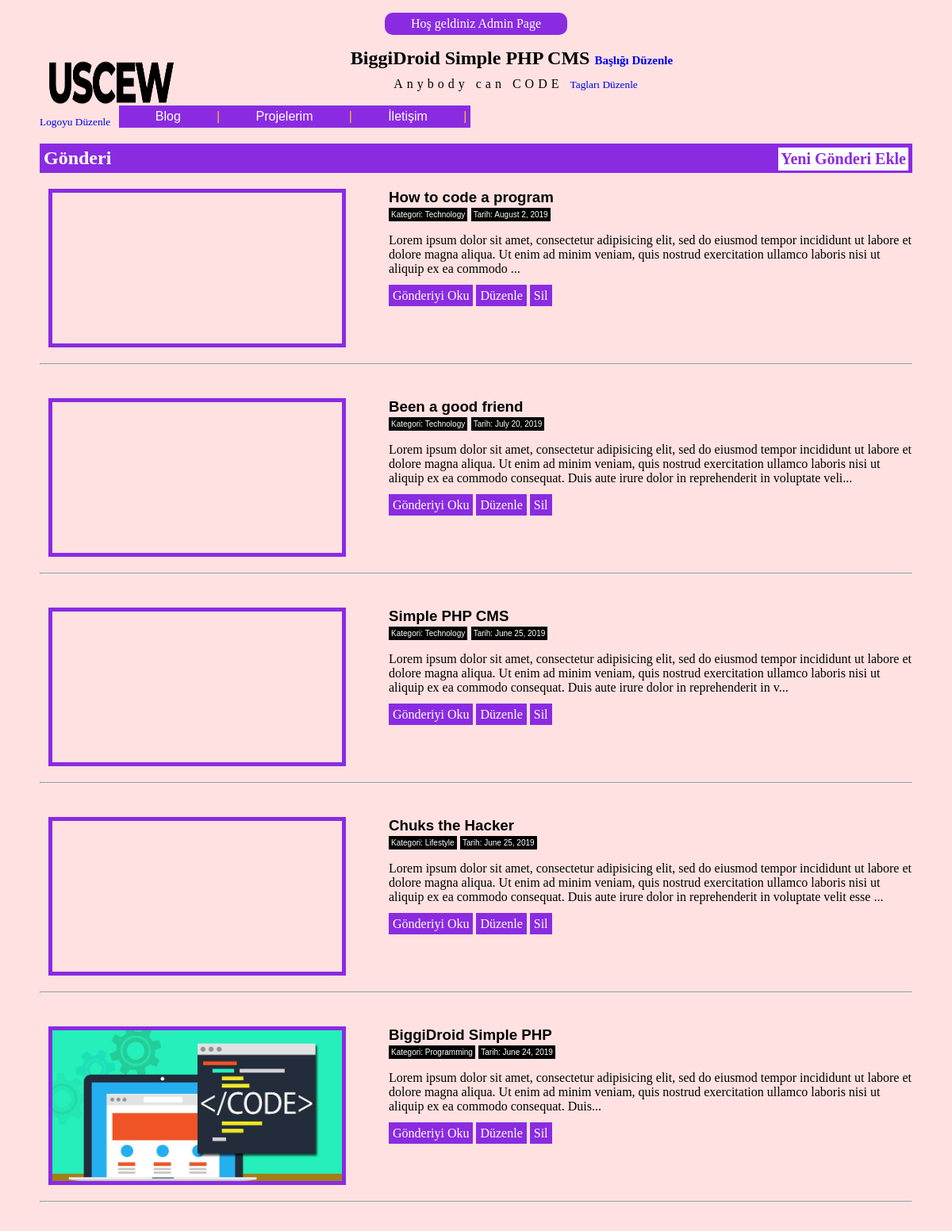
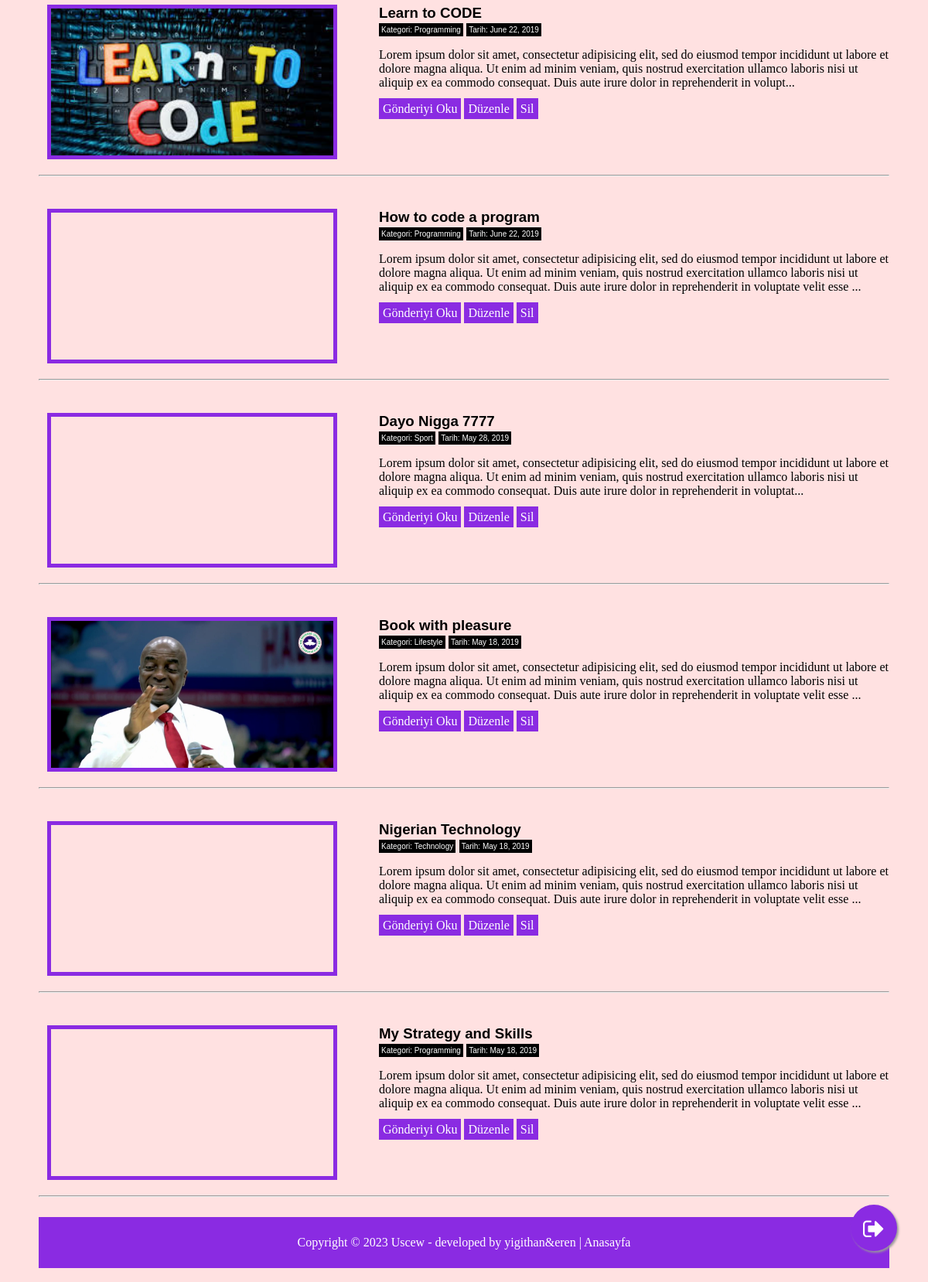
The page /admin/index.php (signed in) on the database its author committed (2 pictures, top to bottom).
### tables this page shows
CREATE TABLE `sitedetails` (
  `id` int(11) NOT NULL,
  `sitelogo` mediumtext DEFAULT NULL,
  `sitetitle` mediumtext DEFAULT NULL,
  `sitetagline` mediumtext DEFAULT NULL
);

CREATE TABLE `post` (
  `id` int(11) NOT NULL,
  `search` varchar(10000) DEFAULT NULL,
  `category` longtext DEFAULT NULL,
  `title` longtext DEFAULT NULL,
  `text` longtext DEFAULT NULL,
  `image` longtext DEFAULT NULL,
  `date` varchar(10000) DEFAULT NULL
);

### admin/index.php (the view, shortened to what this page needs)
<?php
include 'include/header.php';
?>
  <div class="more">
  				<h2 class="h2admin">Gönderi <a href="post.php"><small>Yeni Gönderi Ekle</small></a></h2>
				<?php
				$query = mysqli_query($con, "SELECT * FROM post ORDER BY id DESC");
				while ($row = mysqli_fetch_assoc($query)) {
					?>
					<div style="clear: both;margin-bottom: 50px;">
				<div style="width: 40%;float: left;">
					<a href="../post.php?id=<?php echo $row['id'] ?>">
					<div class="adminpost" style="background-image: url('../image/<?php echo $row['image']; ?>');
				    background-position: center top !important;
				    background-size: cover;
				    background-repeat: no-repeat;
				    height: 190px;
				    width: 83%;
				    margin-left: 11px;
				    border: 5px solid blueviolet;"></div>
				</a>
				</div>
				<div style="width:60%;float: right;">
				<h3 style="color: black;margin: 0px;">
					<?php echo $row['title']; ?>
				</h3>
				<small style="margin: 0px;background: black none repeat scroll 0% 0%;color: white;padding: 3px;font-size: 10px;">Kategori: <?php echo $row["category"]; ?></small>
				<small style="margin: 0px;background: black none repeat scroll 0% 0%;color: white;padding: 3px;font-size: 10px;">Tarih: <?php echo $row["date"]; ?></small>
				<p style="color: black;" >
					<?php echo substr($row['text'],0,300)."..."; ?>
				</p>
				</div>
				<p style="font-family: calibri; "><a style="background: blueviolet;padding: 5px;color: white;text-decoration: none;" href="../post.php?id=<?php echo $row['id'] ?>">Gönderiyi Oku</a> <a style="background: blueviolet;padding: 5px;color: white;text-decoration: none;" href="edit.php?id=<?php echo $row['id'] ?>">Düzenle</a>
				<a style="background: blueviolet;padding: 5px;color: white;text-decoration: none;" href="delete.php?id=<?php echo $row['id'] ?>">Sil</a></p>
				</div><br><hr><br>
					<?php
				}
				?>
			</div>
<?php include 'include/footer.php'; ?>

### admin/include/header.php (shortened to what this page needs)
<?php session_start();
include '../include/db.php';
	$query = mysqli_query($con, "SELECT * FROM sitedetails");
	$row = mysqli_fetch_assoc($query);
?>
<!DOCTYPE html>
<html>
<head>
	<link rel="stylesheet" type="text/css" href="../css/style.css">
	<link rel="stylesheet" type="text/css" href="../css/font-awesome.css">
</head>
<body>
<div class="container">
		<?php if (isset($_SESSION["admin"])) { ?><p class="linktag"><a href="index.php">
	Hoş geldiniz <?php echo $_SESSION["user"]; ?> </a></p><?php
}; ?>
	<div class="header">
		<div class="logo">
			<a href="../index.php"><img align="center" class="sitelogo" src="assets/images/logo.png"></a>
			<?php if (isset($_SESSION["admin"])) {
				echo "" ?>
				<br><small style="font-family: calibri;text-align: center;"><a href="editsite.php?id=<?php echo $row['id'] ?>">Logoyu Düzenle</a></small>
				<?php
			"";} ?>
		</div>
		<div class="mainhead">
			<h2><?php echo $row["sitetitle"] ?>
				<?php if (isset($_SESSION["admin"])) {
				echo "" ?>
				<small style="font-family: calibri;text-align: center;font-size: 15px;"><a href="editsite.php?id=<?php echo $row['id'] ?>">Başlığı Düzenle</a></small>
				<?php
			"";} ?>
			</h2>
			<span class="sitetagline"><?php echo $row["sitetagline"] ?>
				<?php if (isset($_SESSION["admin"])) {
				echo "" ?>
				<small style="font-family: calibri;letter-spacing: normal;"><a href="editsite.php?id=<?php echo $row['id'] ?>">Tagları Düzenle</a></small>
				<?php
			"";} ?>
			</span>
		</div>
		<br>
		<nav>
			<a href="index.php">Blog</a> |
			<a href="projelerim.php">Projelerim</a> |
			<a href="contact.php">İletişim</a> |
		</nav>
	</div>

### css/style.css (style rules this page uses)
body { font-family: arial; background: #ffe1e1; }
.container { margin-left: auto; margin-right: auto; width: 1100px; background: #ffe1e1; padding: 10px; padding-top: 0px; margin-top: 0px; }
.logo { width: 100px; float: left; }
.mainhead { text-align: center; }
.mainhead h2 { margin: 10px; font-family: cursive; }
.h2admin { background: blueviolet; color: white; padding: 5px; text-align: left; }
.h2admin small { float: right; background: white; color: blueviolet; padding: 3px; }
.linktag { background: blueviolet; color: white; text-align: center; width: 20%; margin-right: auto; margin-left: auto; padding: 5px; border-radius: 10px; }
nav { display: inline-block; background: blueviolet; padding: 5px; color: #fcc12d; }
nav a { margin-right: 20px; margin-left: 20px; color: white; text-decoration: none; padding: 20.8px; }
p { font-family: calibri; }
h2 { font-family: calibri; }
img { background-position: center top !important; }
.sitetagline { font-family: calibri; margin: 0px; margin-top: 0px; letter-spacing:5px; }
.sitelogo { height: 40px; width: 39px; background: #8a2be2; margin-top: 5px; padding: 10px; border-radius: 100%; border: 1px solid #8a2be2; }
a { text-decoration: none; }
.linktag a { color: white; }

### admin/include/header.php (style rules this page uses)
.sitelogo { height: 57px; width: 159px; background:#eeeeee00; margin-top: 5px; padding: 10px; border-radius: 0%; border: 1px solid #eeeeee00; }

### rows shown on the page
sitedetails: sitetitle "BiggiDroid Simple PHP CMS", sitetagline "Anybody can CODE"
post: title "How to code a program", category "Technology", date "August 2, 2019", text "Lorem ipsum dolor sit amet, consectetur adipisicing elit, sed do eiusmod tempor incididunt ut labore et dolore magna aliqua. Ut enim ad minim veniam, quis nostrud exercitation ullamco laboris nisi ut aliquip ex ea commodo"
post: title "Been a good friend", category "Technology", date "July 20, 2019", text "Lorem ipsum dolor sit amet, consectetur adipisicing elit, sed do eiusmod tempor incididunt ut labore et dolore magna aliqua. Ut enim ad minim veniam, quis nostrud exercitation ullamco laboris nisi ut aliquip ex ea commodo consequat. Duis aute irure dolor in reprehenderit in voluptate veli"
post: title "Simple PHP CMS", category "Technology", date "June 25, 2019", text "Lorem ipsum dolor sit amet, consectetur adipisicing elit, sed do eiusmod tempor incididunt ut labore et dolore magna aliqua. Ut enim ad minim veniam, quis nostrud exercitation ullamco laboris nisi ut aliquip ex ea commodo consequat. Duis aute irure dolor in reprehenderit in v"
post: title "Chuks the Hacker", category "Lifestyle", date "June 25, 2019", text "Lorem ipsum dolor sit amet, consectetur adipisicing elit, sed do eiusmod tempor incididunt ut labore et dolore magna aliqua. Ut enim ad minim veniam, quis nostrud exercitation ullamco laboris nisi ut aliquip ex ea commodo consequat. Duis aute irure dolor in reprehenderit in voluptate velit esse"
post: image (picture), title "BiggiDroid Simple PHP", category "Programming", date "June 24, 2019", text "Lorem ipsum dolor sit amet, consectetur adipisicing elit, sed do eiusmod tempor incididunt ut labore et dolore magna aliqua. Ut enim ad minim veniam, quis nostrud exercitation ullamco laboris nisi ut aliquip ex ea commodo consequat. Duis"
post: image (picture), title "Learn to CODE", category "Programming", date "June 22, 2019", text "Lorem ipsum dolor sit amet, consectetur adipisicing elit, sed do eiusmod tempor incididunt ut labore et dolore magna aliqua. Ut enim ad minim veniam, quis nostrud exercitation ullamco laboris nisi ut aliquip ex ea commodo consequat. Duis aute irure dolor in reprehenderit in volupt"
post: title "How to code a program", category "Programming", date "June 22, 2019", text "Lorem ipsum dolor sit amet, consectetur adipisicing elit, sed do eiusmod tempor incididunt ut labore et dolore magna aliqua. Ut enim ad minim veniam, quis nostrud exercitation ullamco laboris nisi ut aliquip ex ea commodo consequat. Duis aute irure dolor in reprehenderit in voluptate velit esse"
post: title "Dayo Nigga 7777", category "Sport", date "May 28, 2019", text "Lorem ipsum dolor sit amet, consectetur adipisicing elit, sed do eiusmod tempor incididunt ut labore et dolore magna aliqua. Ut enim ad minim veniam, quis nostrud exercitation ullamco laboris nisi ut aliquip ex ea commodo consequat. Duis aute irure dolor in reprehenderit in voluptat"
post: image (picture), title "Book with pleasure", category "Lifestyle", date "May 18, 2019", text "Lorem ipsum dolor sit amet, consectetur adipisicing elit, sed do eiusmod tempor incididunt ut labore et dolore magna aliqua. Ut enim ad minim veniam, quis nostrud exercitation ullamco laboris nisi ut aliquip ex ea commodo consequat. Duis aute irure dolor in reprehenderit in voluptate velit esse"
post: title "Nigerian Technology", category "Technology", date "May 18, 2019", text "Lorem ipsum dolor sit amet, consectetur adipisicing elit, sed do eiusmod tempor incididunt ut labore et dolore magna aliqua. Ut enim ad minim veniam, quis nostrud exercitation ullamco laboris nisi ut aliquip ex ea commodo consequat. Duis aute irure dolor in reprehenderit in voluptate velit esse"
post: title "My Strategy and Skills", category "Programming", date "May 18, 2019", text "Lorem ipsum dolor sit amet, consectetur adipisicing elit, sed do eiusmod tempor incididunt ut labore et dolore magna aliqua. Ut enim ad minim veniam, quis nostrud exercitation ullamco laboris nisi ut aliquip ex ea commodo consequat. Duis aute irure dolor in reprehenderit in voluptate velit esse"

### other values the page prints
$_SESSION["user"] "Admin Page"
